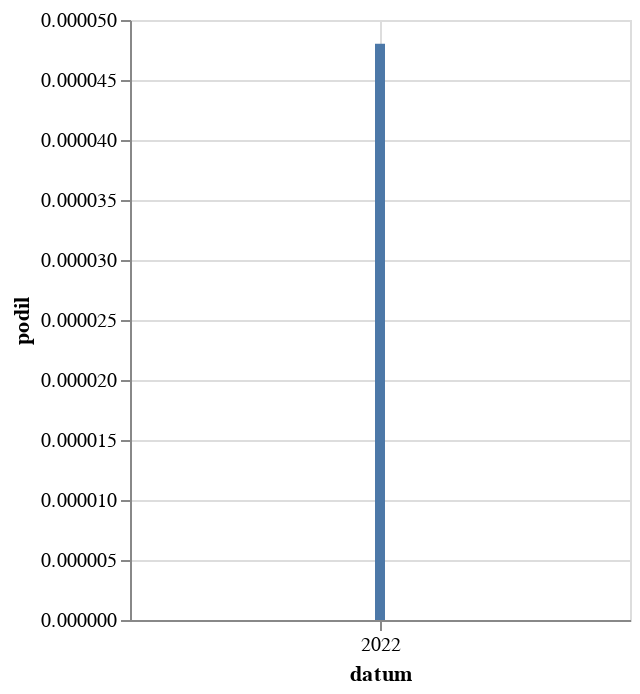

Notebook cell for this chart:
### Code cell
alt.Chart(
    zavorka("\([Bb]učen").to_pandas(),
    width = 250
).mark_bar(
).encode(
    alt.X('datum:T'),
    alt.Y('podil:Q')
)

### Figure 1 — Vega-Lite specification as saved in the notebook (floating-point values rounded to 4 significant figures)
{"config": {"view": {"continuousWidth": 300, "continuousHeight": 300}}, "data": {"name": "data-22f51a3d7517b82463dee57fa96c44df"}, "mark": {"type": "bar"}, "encoding": {"x": {"field": "datum", "type": "temporal"}, "y": {"field": "podil", "type": "quantitative"}}, "width": 250, "$schema": "https://vega.github.io/schema/vega-lite/v5.8.0.json", "datasets": {"data-22f51a3d7517b82463dee57fa96c44df": [{"datum": "2022-01-01T00:00:00", "text": 1, "text_right": 20822, "podil": 4.803e-05, "co": "\\([Bb]učen"}]}}
